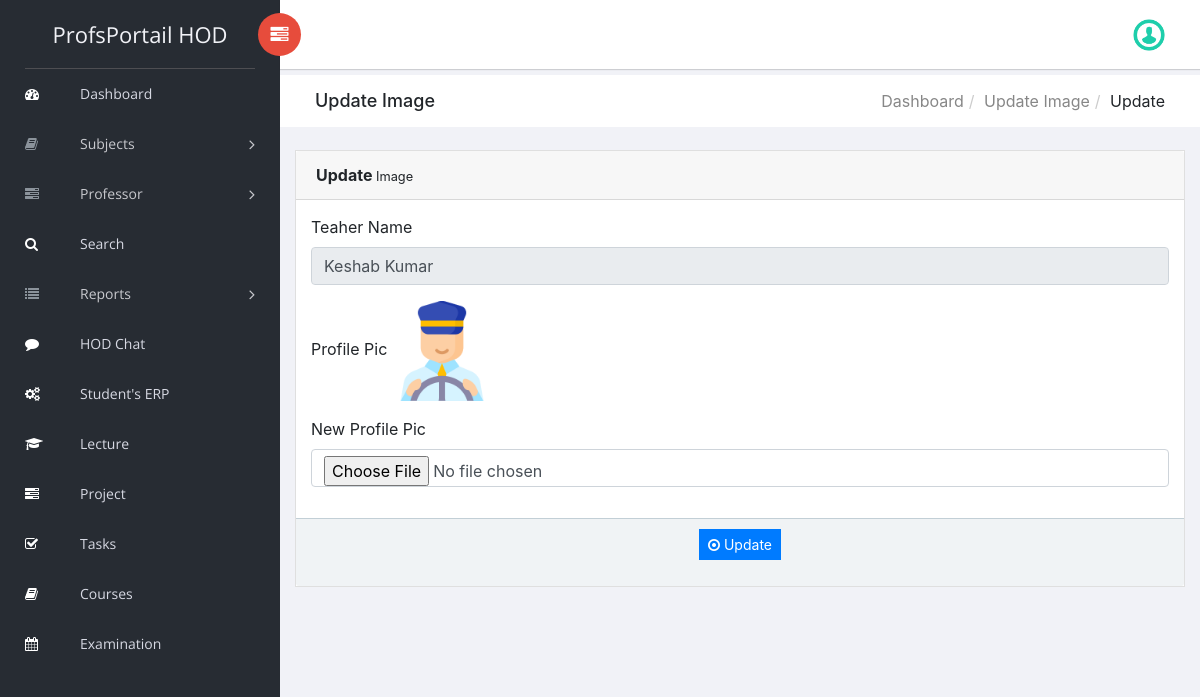
The app's page /HOD/changeimage.php?tid=1 (signed in) with its own data.
### tables this page shows
CREATE TABLE `tblteacher` (
  `ID` int(10) NOT NULL,
  `Name` varchar(120) DEFAULT NULL,
  `Picture` varchar(200) NOT NULL,
  `Email` varchar(120) DEFAULT NULL,
  `MobileNumber` bigint(10) DEFAULT NULL,
  `password` varchar(255) DEFAULT NULL,
  `Qualifications` varchar(120) DEFAULT NULL,
  `Address` varchar(200) DEFAULT NULL,
  `TeacherSub` varchar(120) DEFAULT NULL,
  `description` mediumtext DEFAULT NULL,
  `teachingExp` varchar(10) DEFAULT NULL,
  `JoiningDate` varchar(120) DEFAULT NULL,
  `RegDate` timestamp NOT NULL DEFAULT current_timestamp(),
  `isPublic` int(1) DEFAULT NULL
);

### HOD/changeimage.php (the view, shortened to what this page needs)
<?php
include('includes/dbconnection.php');
if (strlen($_SESSION['trmsaid']==0)) {
  header('location:logout.php');
  } else{
  ?>
<!doctype html>
<html class="no-js" lang="en">
<head>
    <link rel="stylesheet" href="../vendors/bootstrap/dist/css/bootstrap.min.css">
    <link rel="stylesheet" href="../vendors/font-awesome/css/font-awesome.min.css">
    <link rel="stylesheet" href="../vendors/themify-icons/css/themify-icons.css">
    <link rel="stylesheet" href="../vendors/flag-icon-css/css/flag-icon.min.css">
    <link rel="stylesheet" href="../vendors/selectFX/css/cs-skin-elastic.css">
    <link rel="stylesheet" href="../assets/css/style.css">
</head>
<body>
    <?php include_once('includes/sidebar.php');?>
    <div id="right-panel" class="right-panel">
        <?php include_once('includes/header.php');?>
        <div class="breadcrumbs">
            <div class="col-sm-4">
                <div class="page-header float-left">
                    <div class="page-title">
                        <h1>Update Image</h1>
                    </div>
                </div>
            </div>
            <div class="col-sm-8">
                <div class="page-header float-right">
                    <div class="page-title">
                        <ol class="breadcrumb text-right">
                            <li><a href="dashboard.php">Dashboard</a></li>
                            <li><a href="manage-Professor.php">Update Image</a></li>
                            <li class="active">Update</li>
                        </ol>
                    </div>
                </div>
            </div>
        </div>
        <div class="content mt-3">
            <div class="animated fadeIn">
                <div class="row">
                    <div class="col-lg-6">
                    </div>
                    <div class="col-lg-12">
                        <div class="card">
                            <div class="card-header"><strong>Update</strong><small> Image</small></div>
                            <form name="" method="post" action="" enctype="multipart/form-data">
                            <div class="card-body card-block">
 <?php
$eid=$_GET['tid'];
$sql="SELECT * from  tblteacher where ID=$eid";
$query = $dbh -> prepare($sql);
$query->execute();
$results=$query->fetchAll(PDO::FETCH_OBJ);
$cnt=1;
if($query->rowCount() > 0)
{
foreach($results as $row)
{               ?>
                                <div class="form-group"><label for="company" class=" form-control-label">Teaher Name</label><input type="text" name="subjects" value="<?php  echo $row->Name;?>" class="form-control" id="subjects" readonly='true'></div>
                                <div class="form-group">
                                    <label for="company" class=" form-control-label">Profile Pic</label>
                                                                <?php if($row->Picture==''):?>
<img src="../teacher/images/no-image.png"  alt="NO Image">
<?php else: ?>
<img src="../teacher/images/<?php echo $row->Picture;?>" width="100" height="100" value="<?php  echo $row->Picture;?>">
<?php endif;?>
                                </div>
                                <div class="form-group"><label for="company" class=" form-control-label">New Profile Pic</label><input type="file" name="newpic" value="" class="form-control" id="newpic" required='true'></div>
                                                    </div>
                                                   <?php $cnt=$cnt+1;}} ?>
                                                     <div class="card-footer">
                                                       <p style="text-align: center;"><button type="submit" class="btn btn-primary btn-sm" name="submit" id="submit">
                                                            <i class="fa fa-dot-circle-o"></i> Update
                                                        </button></p>
                                                    </div>
                                                </div>
                                            </div>
                                            </div>
                                        </div>
                                    </div>
                                </div>
</body>
</html>
<?php }  ?>

### records on screen
tblteacher: subjects "Keshab Kumar", Picture (picture)
